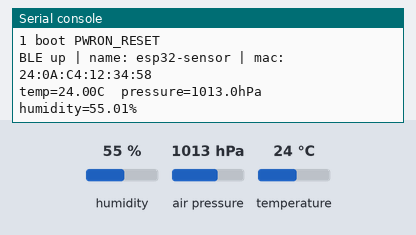
The program below on a simulated ESP32 board running MicroPython. Shown: the last lines printed to the serial console. The inputs (shaded band) are chosen by the test bench; at power-on: humidity 55 %, air pressure 1013 hPa, temperature 24 °C. Files the program writes start out absent; nothing arrives over Bluetooth unless stated; files that are not in the repository are absent; library files of the repository ran but are not shown: bme280_float.py.

Above: at 1.2 s.
1.3 s: humidity set to 22 %
At 10.7 s:
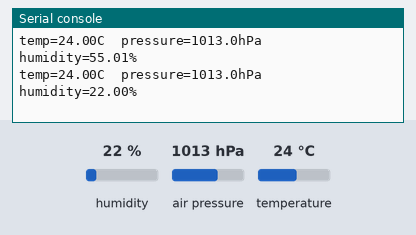
11.3 s: air pressure set to 952 hPa
At 21.0 s:
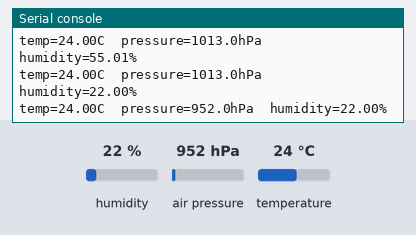
21.3 s: temperature set to 12 °C
At 31.3 s:
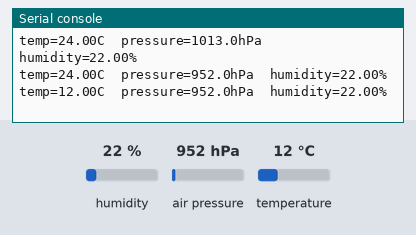

The program:

main.py
```python
"""ESP32 outdoor sensor node.

Reads a BME280 over I2C and publishes the values over BLE GATT.

WiFi is intentionally never started: WiFi and BLE share one antenna and
one 2.4 GHz radio on the ESP32, and WiFi draws far more current. Both were the
reason for moving this node off WiFi in the first place.
"""

import io
import sys
import time

import bluetooth
import machine
from machine import I2C, Pin

import bme280_float as bme280
from ble_sensor import BLESensor

DEVICE_NAME = "esp32-sensor"
READ_INTERVAL_S = 10

ERROR_LOG = "errors.log"
ERROR_LOG_MAX_BYTES = 8192

# machine.reset_cause() returns a bare int; these are the names it can match.
RESET_CAUSES = (
    "PWRON_RESET",
    "HARD_RESET",
    "WDT_RESET",
    "DEEPSLEEP_RESET",
    "SOFT_RESET",
)


def log_error(message):
    """Append one line to a log file in flash, so a failure that happens on
    battery can still be read back over USB days later.

    Prints go to the serial console, which nobody is watching when the node is
    deployed. Once the file grows past a few KB, writing stops rather than
    starting over: the first failures are the interesting ones, and a failure
    that repeats every loop would otherwise wipe them within minutes. Delete
    the file over USB to start a fresh log.
    """
    line = "{} {}\n".format(time.ticks_ms(), message)
    print(line, end="")
    try:
        size = 0
        try:
            with open(ERROR_LOG, "rb") as f:
                f.seek(0, 2)
                size = f.tell()
        except OSError:
            pass

        if size > ERROR_LOG_MAX_BYTES:
            return
        with open(ERROR_LOG, "a") as f:
            f.write(line)
    except OSError as exc:
        # Logging must never be the thing that takes the node down.
        print("could not write log:", exc)


def format_exception(exc):
    """Render a full traceback into a string.

    MicroPython has no traceback module; sys.print_exception writes to a
    file-like object instead, so it gets an in-memory buffer.
    """
    buf = io.StringIO()
    sys.print_exception(exc, buf)
    return buf.getvalue().rstrip()


def init_sensor():
    """Start the I2C bus and the BME280 sensor."""
    i2c = I2C(0, scl=Pin(22), sda=Pin(21))
    return bme280.BME280(i2c=i2c)


def reset_cause_name():
    """Why this boot happened, as a name rather than a bare number.

    Tells a restart nobody asked for (watchdog, crash) apart from someone
    plugging the board in.
    """
    cause = machine.reset_cause()
    for name in RESET_CAUSES:
        if getattr(machine, name, None) == cause:
            return name
    return str(cause)


def main():
    # Logged before anything else, so a boot that dies during setup still
    # leaves a line behind.
    log_error("boot " + reset_cause_name())
    bme = init_sensor()
    ble = BLESensor(bluetooth.BLE(), name=DEVICE_NAME)

    while True:
        try:
            # read_compensated_data() returns floats: C, Pa, %RH.
            # The .values property returns formatted strings instead.
            temp_c, pressure_pa, humidity_pct = bme.read_compensated_data()
            ble.update(temp_c, pressure_pa, humidity_pct)
            print(
                "temp={:.2f}C  pressure={:.1f}hPa  humidity={:.2f}%".format(
                    temp_c, pressure_pa / 100, humidity_pct
                )
            )
        except Exception as exc:
            # Carry on, whatever failed. An exception anywhere in this loop
            # ends main() for good while the BLE stack keeps serving the last
            # values it had, which looks like a working node for hours.
            #
            # The full traceback says which call failed: one of the several
            # I2C calls inside the sensor read, or the BLE write.
            log_error("loop failed:\n" + format_exception(exc))

        time.sleep(READ_INTERVAL_S)


main()
```

ble_sensor.py
```python
"""BLE peripheral exposing BME280 readings over GATT.

Uses the standard Bluetooth SIG Environmental Sensing service (0x181A), so any
generic BLE app can read the values without knowing anything about this project.
"""

import bluetooth
import struct
from micropython import const

# IRQ event codes. The full list lives in the MicroPython bluetooth docs;
# these are the only two this peripheral needs to react to.
_IRQ_CENTRAL_CONNECT = const(1)
_IRQ_CENTRAL_DISCONNECT = const(2)

_ENV_SENSE_UUID = bluetooth.UUID(0x181A)

# Standard SIG characteristics, each with its own fixed wire format:
#   0x2A6E Temperature - sint16, unit 0.01 C
#   0x2A6F Humidity    - uint16, unit 0.01 %
#   0x2A6D Pressure    - uint32, unit 0.1 Pa
_FLAGS = bluetooth.FLAG_READ
_TEMP_CHAR = (bluetooth.UUID(0x2A6E), _FLAGS)
_HUMID_CHAR = (bluetooth.UUID(0x2A6F), _FLAGS)
_PRESS_CHAR = (bluetooth.UUID(0x2A6D), _FLAGS)

_ENV_SENSE_SERVICE = (_ENV_SENSE_UUID, (_TEMP_CHAR, _HUMID_CHAR, _PRESS_CHAR))

# Advertising data type codes, defined by the Bluetooth Core Specification.
_ADV_TYPE_FLAGS = const(0x01)
_ADV_TYPE_NAME = const(0x09)
_ADV_TYPE_UUID16_COMPLETE = const(0x03)

_MAX_ADV_PAYLOAD = const(31)


def build_adv_payload(name=None, services=None):
    """Assemble an advertising payload from length-type-value chunks.

    Every chunk is: one length byte, one type byte, then the value.
    The whole payload must fit in 31 bytes - that is a hard radio limit.
    """
    payload = bytearray()

    def append(adv_type, value):
        payload.extend(struct.pack("BB", len(value) + 1, adv_type))
        payload.extend(value)

    # 0x06 = LE General Discoverable + BR/EDR not supported.
    append(_ADV_TYPE_FLAGS, struct.pack("B", 0x06))

    if name:
        append(_ADV_TYPE_NAME, name.encode())

    if services:
        for uuid in services:
            raw = bytes(uuid)
            if len(raw) == 2:
                append(_ADV_TYPE_UUID16_COMPLETE, raw)

    if len(payload) > _MAX_ADV_PAYLOAD:
        raise ValueError("adv payload is {} bytes, max is 31".format(len(payload)))
    return payload


class BLESensor:
    def __init__(self, ble, name="esp32-sensor"):
        self._ble = ble
        self._ble.active(True)
        self._ble.irq(self._irq)

        # Registering the service returns one value handle per characteristic,
        # in the same order they were declared above.
        ((self._temp_h, self._humid_h, self._press_h),) = self._ble.gatts_register_services(
            (_ENV_SENSE_SERVICE,)
        )

        self._payload = build_adv_payload(name=name, services=[_ENV_SENSE_UUID])
        self._advertise()
        print("BLE up | name:", name, "| mac:", self.mac())

    def mac(self):
        """Return this device's BLE address as a readable string."""
        _addr_type, addr = self._ble.config("mac")
        return ":".join("{:02X}".format(b) for b in addr)

    def _irq(self, event, data):
        """Called from the BLE stack. Keep it short - it runs in an IRQ context."""
        if event == _IRQ_CENTRAL_CONNECT:
            conn_handle, _, _ = data
            print("central connected:", conn_handle)
        elif event == _IRQ_CENTRAL_DISCONNECT:
            conn_handle, _, _ = data
            print("central disconnected:", conn_handle)
            # Advertising stops on connect, so restart it to stay findable.
            self._advertise()

    def update(self, temp_c, pressure_pa, humidity_pct):
        """Write the latest readings into the GATT table, in SIG wire format.

        A read always returns whatever was last written. There are no
        notifies: the hub connects, reads and disconnects, so nobody is ever
        subscribed, and notifying a central that had just disconnected was a
        way to raise from here.
        """
        self._ble.gatts_write(self._temp_h, struct.pack("<h", int(round(temp_c * 100))))
        self._ble.gatts_write(self._humid_h, struct.pack("<H", int(round(humidity_pct * 100))))
        self._ble.gatts_write(self._press_h, struct.pack("<I", int(round(pressure_pa * 10))))

    def _advertise(self, interval_us=250_000):
        """250 ms between packets: quick to discover, fine while debugging."""
        self._ble.gap_advertise(interval_us, adv_data=self._payload)
```

Measured:
- after the input at 1.3 s, the serial console: prints a new line after 8.7 s (image 1)
- after the input at 11.3 s, the serial console: prints a new line after 8.7 s (image 2)
- after the input at 21.3 s, the serial console: prints a new line after 8.7 s (image 3)
